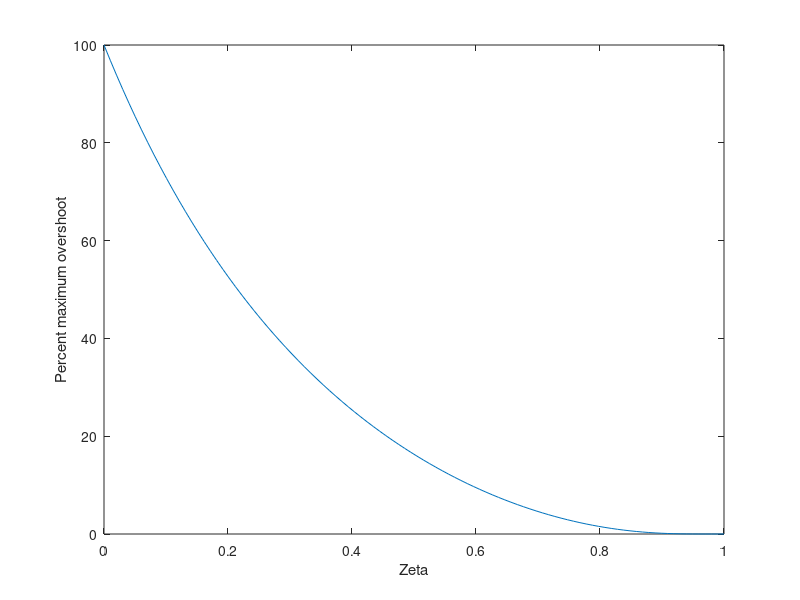

Write MATLAB code to recreate this figure.
z = linspace(0,.9999);
over = exp(-z*pi./sqrt(1-z.^2))*100;
plot(z,over);
xlabel('Zeta'); ylabel('Percent maximum overshoot');
